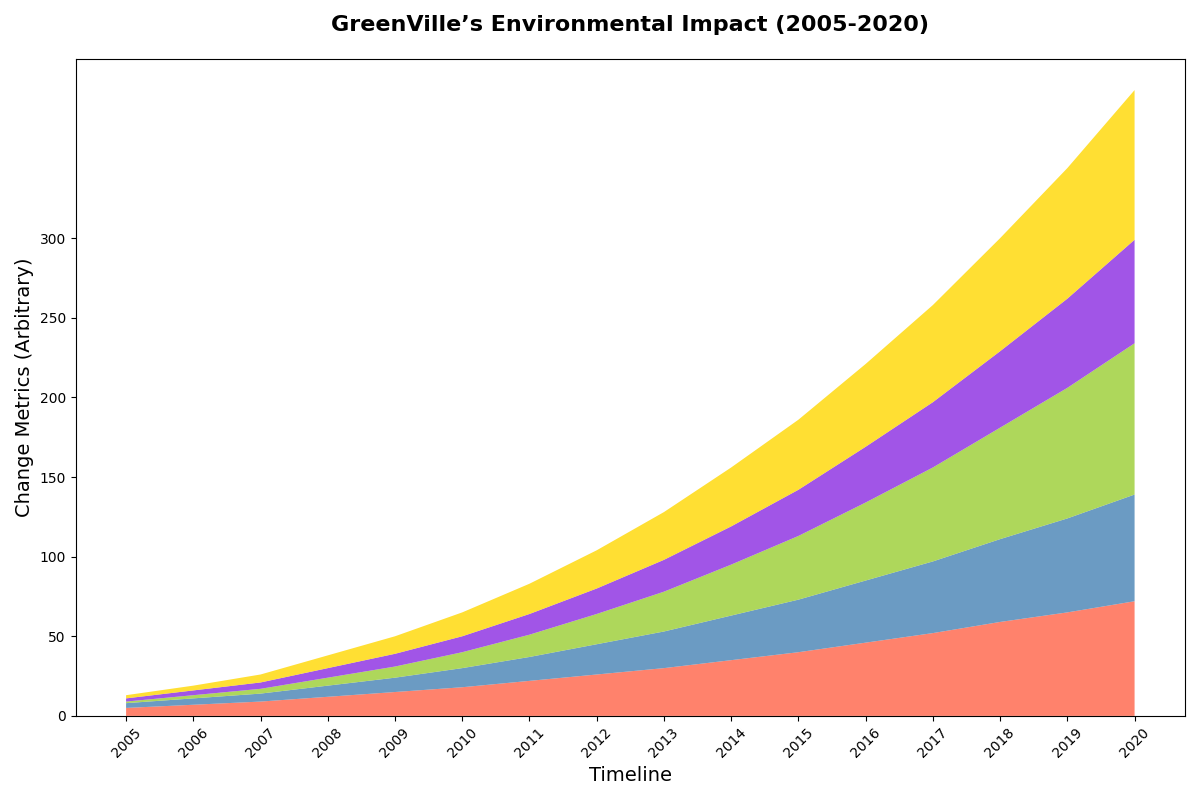

This chart was generated by the following Python code:
import matplotlib.pyplot as plt
import numpy as np

# Data
years = np.arange(2005, 2021)

waste_reduction = [5, 7, 9, 12, 15, 18, 22, 26, 30, 35, 40, 46, 52, 59, 65, 72]
water_conservation = [3, 4, 5, 7, 9, 12, 15, 19, 23, 28, 33, 39, 45, 52, 59, 67]
green_energy = [1, 2, 3, 5, 7, 10, 14, 19, 25, 32, 40, 49, 59, 70, 82, 95]
community_awareness = [2, 3, 4, 6, 8, 10, 13, 16, 20, 24, 29, 35, 41, 48, 56, 65]
urban_greenery = [2, 3, 5, 8, 11, 15, 19, 24, 30, 37, 44, 52, 61, 71, 82, 94]

sustainability_efforts = np.vstack([
    waste_reduction, water_conservation, green_energy, community_awareness, urban_greenery
])

# Plot
fig, ax = plt.subplots(figsize=(12, 8))
ax.stackplot(years, sustainability_efforts,
             colors=['#FF6347', '#4682B4', '#9ACD32', '#8A2BE2', '#FFD700'], alpha=0.8)

# Updated textual elements
ax.set_title("GreenVille’s Environmental Impact (2005-2020)", fontsize=16, fontweight='bold', pad=20)
ax.set_xlabel('Timeline', fontsize=14)
ax.set_ylabel('Change Metrics (Arbitrary)', fontsize=14)

ax.set_xticks(np.arange(2005, 2021, 1))
ax.set_yticks(np.arange(0, 301, 50))

plt.xticks(rotation=45)
plt.tight_layout()
plt.show()
